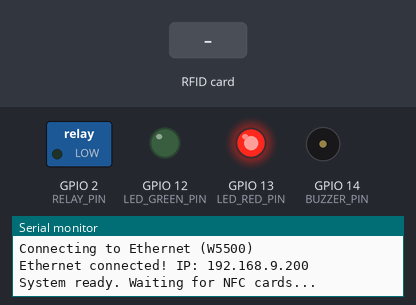
This sketch was run on a simulated ESP32-S3. Parts: switched loads named in the sketch (green lamp = pin HIGH), output pins drawn as LEDs (lit = HIGH), buzzer (waves = sounding, pin HIGH), the last lines printed to the serial monitor. Dashed ring = blinking. Inputs (shaded band) come from the test bench. WiFi joins after 1.5 s; servers stay silent unless stated; uploads are accepted with an empty reply.

Above: at 1.5 s.
1.6 s: RFID card 5E 7A 19 C4 held to the reader
At 2.0 s:
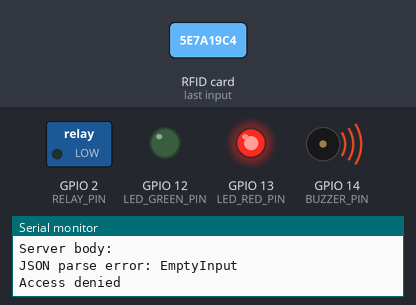
At 2.85 s:
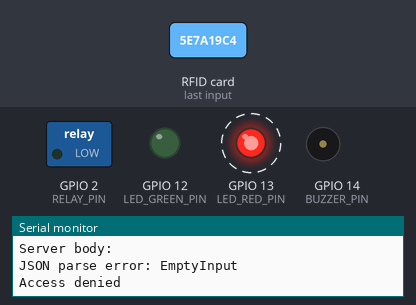
Timing chart, 0 to 4.7 s (numbered marks = the images above; inputs shaded):
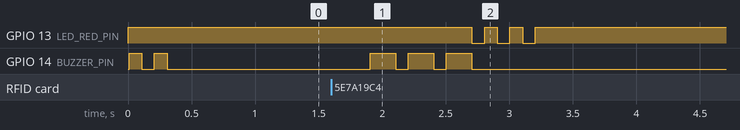

Measured:
- after the input at 1.6 s, GPIO 13 (LED_RED_PIN): alternates HIGH for 0.10 s and LOW for 0.10 s, 6 changes in all, then stays HIGH, starting after 1.1 s; GPIO 14 (BUZZER_PIN): alternates HIGH for 0.20 s and LOW for 0.10 s, 6 changes in all, then stays LOW, starting after 0.31 s

The sketch:

nfc_door_client_ESP32_S3_ETH.ino
```cpp
// (licence header left out)
#include "config.h"
#include <HTTPClient.h>
#include <ArduinoJson.h>
#include <Wire.h>
#include <Adafruit_PN532.h>
#include <SPI.h>
#include <Ethernet.h>

#ifdef ENABLE_CAMERA
  #include "esp_camera.h"
  #include "base64.h"
#endif

EthernetClient networkClient;
Adafruit_PN532 nfc(SDA_PIN, SCL_PIN);

unsigned long lastCardTime = 0;
bool doorLocked = true;
unsigned long doorUnlockTime = 0;

void setup() {
  if (DEBUG_SERIAL) {
    Serial.begin(SERIAL_BAUD);
    Serial.println("NFC Door Control Client (PN532) Starting...");
  }

  // Initialize pins
  pinMode(RELAY_PIN, OUTPUT);
  pinMode(LED_GREEN_PIN, OUTPUT);
  pinMode(LED_RED_PIN, OUTPUT);
  pinMode(BUZZER_PIN, OUTPUT);
  pinMode(CONTACT_PIN, INPUT);

  // Initial state
  digitalWrite(RELAY_PIN, LOW);   // Door locked
  digitalWrite(LED_GREEN_PIN, LOW);
  digitalWrite(LED_RED_PIN, HIGH); // Red LED on (locked)

  // Initialize I2C and PN532
  Wire.begin(SDA_PIN, SCL_PIN);
  nfc.begin();
  nfc.SAMConfig();

  // Connect to network
  connectToNetwork();

#ifdef ENABLE_CAMERA
  // Initialize camera
  initCamera();
#endif

  if (DEBUG_SERIAL) {
    Serial.println("System ready. Waiting for NFC cards...");
  }

  // Success beep
  beep(2, 100);
}

void loop() {
  // Check Ethernet connection
  if (Ethernet.linkStatus() == LinkOFF) {
    if (DEBUG_SERIAL) {
      Serial.println("Ethernet disconnected. Reconnecting...");
    }
    connectToNetwork();
  }

  // Check if door should be locked again
  if (!doorLocked && millis() - doorUnlockTime > DOOR_UNLOCK_TIME) {
    lockDoor();
  }

  // Check for new NFC card
  uint8_t uid[] = { 0, 0, 0, 0, 0, 0, 0 };
  uint8_t uidLength;

  if (nfc.readPassiveTargetID(PN532_MIFARE_ISO14443A, uid, &uidLength)) {
    if (millis() - lastCardTime > CARD_READ_DELAY) {
      handleNFCCard(uid, uidLength);
      lastCardTime = millis();
    }
  }

  delay(100);
}

void connectToNetwork() {
  if (DEBUG_SERIAL) {
    Serial.print("Connecting to Ethernet (W5500)");
  }

  // Initialize SPI with W5500 custom pins
  SPI.begin(W5500_SCK, W5500_MISO, W5500_MOSI, W5500_CS);

  // Initialize Ethernet with W5500
  Ethernet.init(W5500_CS);
  Ethernet.begin(mac, ip, dns, gateway, subnet);

  // Verify if IP address is properly assigned
  if (Ethernet.localIP() == IPAddress(0, 0, 0, 0)) {
    if (DEBUG_SERIAL) {
      Serial.println();
      Serial.println("Failed to configure Ethernet with static IP");
    }
  } else {
    if (DEBUG_SERIAL) {
      Serial.println();
      Serial.print("Ethernet connected! IP: ");
      Serial.println(Ethernet.localIP());
    }
  }
}

void handleNFCCard(uint8_t* uid, uint8_t uidLength) {
  String tagId = getTagId(uid, uidLength);

  if (DEBUG_SERIAL) {
    Serial.print("NFC Tag detected: ");
    Serial.println(tagId);
  }

  // Validate tag with server
  bool accessGranted = validateTag(tagId);

  if (accessGranted) {
    unlockDoor();
  } else {
    denyAccess();
  }
}

String getTagId(uint8_t* uid, uint8_t uidLength) {
  String tagId = "";
  for (uint8_t i = 0; i < uidLength; i++) {
    if (uid[i] < 0x10) {
      tagId += "0";
    }
    tagId += String(uid[i], HEX);
  }
  tagId.toUpperCase();
  return tagId;
}

bool validateTag(String tagId) {
  if (Ethernet.linkStatus() == LinkOFF) {
    if (DEBUG_SERIAL) {
      Serial.println("No Ethernet connection - access denied");
    }
    return false;
  }

  // Create JSON document
  DynamicJsonDocument doc(16384);
  doc["tagId"] = tagId;
  doc["clientId"] = CLIENT_ID;

#ifdef ENABLE_CAMERA
  if (DEBUG_SERIAL) {
    Serial.println("Capturing image...");
    Serial.print("Free heap before: ");
    Serial.println(ESP.getFreeHeap());
  }

  String imageBase64 = captureImageBase64();

  if (DEBUG_SERIAL) {
    Serial.print("Free heap after: ");
    Serial.println(ESP.getFreeHeap());
    Serial.print("Base64 length: ");
    Serial.println(imageBase64.length());
  }

  if (imageBase64.length() > 0) {
    doc["image"] = imageBase64;
  }
#endif

  // Measure JSON size for Content-Length (no String copy!)
  size_t contentLen = measureJson(doc);

  if (DEBUG_SERIAL) {
    Serial.print("Connecting to ");
    Serial.print(SERVER_HOST);
    Serial.print(":");
    Serial.println(SERVER_PORT);
    Serial.print("Content-Length: ");
    Serial.println(contentLen);
  }

  if (!networkClient.connect(SERVER_HOST, SERVER_PORT)) {
    if (DEBUG_SERIAL) {
      Serial.println("Connection failed");
    }
    return false;
  }

  networkClient.setTimeout(15000);

  if (DEBUG_SERIAL) {
    Serial.println("Connected! Sending request...");
  }

  // Send HTTP headers
  networkClient.print(
    String("POST /tags/validate HTTP/1.1\r\n") +
    "Host: " + String(SERVER_HOST) + "\r\n" +
    "Content-Type: application/json\r\n" +
    "Connection: close\r\n" +
    "Content-Length: " + String(contentLen) + "\r\n" +
    "\r\n"
  );

  // Stream JSON directly to socket (no String copy!)
  serializeJson(doc, networkClient);

  if (DEBUG_SERIAL) {
    Serial.println("Request sent, waiting for response...");
  }

  // Read response headers until \r\n\r\n
  String header;
  unsigned long t0 = millis();
  while (millis() - t0 < 15000) {
    while (networkClient.available()) {
      char c = networkClient.read();
      header += c;
      if (header.endsWith("\r\n\r\n")) goto headers_done;
    }
    if (!networkClient.connected()) break;
    delay(1);
  }
headers_done:

  if (DEBUG_SERIAL) {
    Serial.println("Response headers:");
    Serial.println(header);
  }

  // Extract status code
  int statusCode = 0;
  int idx = header.indexOf(" ");
  if (idx >= 0) {
    statusCode = header.substring(idx + 1).toInt();
  }

  // Read response body
  String body;
  t0 = millis();
  while (millis() - t0 < 5000) {
    while (networkClient.available()) {
      char c = networkClient.read();
      body += c;
      t0 = millis();
    }
    if (!networkClient.connected()) break;
    delay(1);
  }

  networkClient.stop();

  if (DEBUG_SERIAL) {
    Serial.print("HTTP status: ");
    Serial.println(statusCode);
    Serial.print("Server body: ");
    Serial.println(body);
  }

  // Parse JSON response
  DynamicJsonDocument responseDoc(256);
  DeserializationError err = deserializeJson(responseDoc, body);
  if (err) {
    if (DEBUG_SERIAL) {
      Serial.print("JSON parse error: ");
      Serial.println(err.c_str());
    }
    return false;
  }

  bool allowed = responseDoc["allowed"] | false;
  return allowed;
}

void unlockDoor() {
  if (DEBUG_SERIAL) {
    Serial.println("Access granted - unlocking door");
  }

  doorLocked = false;
  doorUnlockTime = millis();

  // Unlock door
  digitalWrite(RELAY_PIN, HIGH);

  // Green LED
  digitalWrite(LED_RED_PIN, LOW);
  digitalWrite(LED_GREEN_PIN, HIGH);

  // Success beep
  beep(1, 500);
}

void lockDoor() {
  if (DEBUG_SERIAL) {
    Serial.println("Locking door");
  }

  doorLocked = true;

  // Lock door
  digitalWrite(RELAY_PIN, LOW);

  // Red LED
  digitalWrite(LED_GREEN_PIN, LOW);
  digitalWrite(LED_RED_PIN, HIGH);
}

void denyAccess() {
  if (DEBUG_SERIAL) {
    Serial.println("Access denied");
  }

  // Error beep
  beep(3, 200);

  // Flash red LED
  for (int i = 0; i < 3; i++) {
    digitalWrite(LED_RED_PIN, LOW);
    delay(100);
    digitalWrite(LED_RED_PIN, HIGH);
    delay(100);
  }
}

void beep(int count, int duration) {
  for (int i = 0; i < count; i++) {
    digitalWrite(BUZZER_PIN, HIGH);
    delay(duration);
    digitalWrite(BUZZER_PIN, LOW);
    if (i < count - 1) {
      delay(100);
    }
  }
}

#ifdef ENABLE_CAMERA
void initCamera() {
  pinMode(CAM_ENABLE, OUTPUT);
  digitalWrite(CAM_ENABLE, LOW);

  camera_config_t config;
  config.ledc_channel = LEDC_CHANNEL_0;
  config.ledc_timer = LEDC_TIMER_0;
  config.pin_d0 = Y2_GPIO_NUM;
  config.pin_d1 = Y3_GPIO_NUM;
  config.pin_d2 = Y4_GPIO_NUM;
  config.pin_d3 = Y5_GPIO_NUM;
  config.pin_d4 = Y6_GPIO_NUM;
  config.pin_d5 = Y7_GPIO_NUM;
  config.pin_d6 = Y8_GPIO_NUM;
  config.pin_d7 = Y9_GPIO_NUM;
  config.pin_xclk = XCLK_GPIO_NUM;
  config.pin_pclk = PCLK_GPIO_NUM;
  config.pin_vsync = VSYNC_GPIO_NUM;
  config.pin_href = HREF_GPIO_NUM;
  config.pin_sccb_sda = SIOD_GPIO_NUM;
  config.pin_sccb_scl = SIOC_GPIO_NUM;
  config.pin_pwdn = PWDN_GPIO_NUM;
  config.pin_reset = RESET_GPIO_NUM;
  config.xclk_freq_hz = 20000000;
  config.frame_size = FRAMESIZE_QQVGA;  // Very small size to avoid memory issues (160x120)
  config.pixel_format = PIXFORMAT_JPEG;
  config.grab_mode = CAMERA_GRAB_WHEN_EMPTY;
  config.fb_location = CAMERA_FB_IN_PSRAM;
  config.jpeg_quality = 20;  // Higher value = lower quality = smaller size
  config.fb_count = 1;

  if (psramFound()) {
    config.jpeg_quality = 15;  // Moderate compression for PSRAM
    config.fb_count = 2;
    config.grab_mode = CAMERA_GRAB_LATEST;
    config.frame_size = FRAMESIZE_QVGA;  // Can use larger size with PSRAM
  } else {
    config.fb_location = CAMERA_FB_IN_DRAM;
  }

  esp_err_t err = esp_camera_init(&config);
  if (err != ESP_OK) {
    if (DEBUG_SERIAL) {
      Serial.printf("Camera init failed with error 0x%x\n", err);
    }
    return;
  }

  sensor_t *s = esp_camera_sensor_get();
  if (s->id.PID == OV5640_PID) {
    s->set_vflip(s, 1);
  } else {
    s->set_vflip(s, 0);
  }

  if (DEBUG_SERIAL) {
    Serial.println("Camera initialized successfully");
  }
}

String captureImageBase64() {
  // Clear old frames from buffer by capturing and discarding 2-3 frames
  for (int i = 0; i < 3; i++) {
    camera_fb_t *fb_discard = esp_camera_fb_get();
    if (fb_discard) {
      esp_camera_fb_return(fb_discard);
    }
    delay(10);  // Small delay between frames
  }

  // Now capture the actual fresh frame
  camera_fb_t *fb = esp_camera_fb_get();
  if (!fb) {
    if (DEBUG_SERIAL) {
      Serial.println("Camera capture failed");
    }
    return "";
  }

  if (DEBUG_SERIAL) {
    Serial.print("Captured frame size: ");
    Serial.print(fb->len);
    Serial.println(" bytes");
  }

  // Reserve memory for base64 string (base64 is ~1.33x larger than binary)
  String imageBase64;
  imageBase64.reserve((fb->len * 4) / 3 + 4);

  // Encode to base64
  imageBase64 = base64::encode(fb->buf, fb->len);

  // Return framebuffer immediately after encoding
  esp_camera_fb_return(fb);

  if (DEBUG_SERIAL) {
    Serial.print("Base64 string size: ");
    Serial.print(imageBase64.length());
    Serial.println(" bytes");
  }

  return imageBase64;
}
#endif
```

config.h
```cpp
// (licence header left out)
#ifndef CONFIG_H
#define CONFIG_H

// This version is specifically for ESP32-S3-ETH with W5500 Ethernet module

// W5500 Ethernet Pin Configuration
#define W5500_CS     14  // Chip Select pin
#define W5500_RST     9  // Reset pin (optional)
#define W5500_INT    10  // Interrupt pin (optional)
#define W5500_MISO   12  // MISO pin
#define W5500_MOSI   11  // MOSI pin
#define W5500_SCK    13  // Clock pin

// Ethernet Configuration
byte mac[] = { 0xDE, 0xAD, 0xBE, 0xEF, 0xFE, 0xED };  // MAC address
IPAddress ip(192, 168, 9, 200);                        // Static IP
IPAddress dns(192, 168, 9, 1);                         // DNS server
IPAddress gateway(192, 168, 9, 1);                     // Gateway
IPAddress subnet(255, 255, 255, 0);                    // Subnet mask

// Server Configuration
// NOTE: Only HTTP is currently supported (not HTTPS)
const char* SERVER_HOST = "192.168.178.27";  // Server IP or hostname
const int SERVER_PORT = 3005;                 // Server port
const char* CLIENT_ID = "door-001";           // Unique client identifier

// Hardware Pins
#define RELAY_PIN       2
#define LED_GREEN_PIN   12
#define LED_RED_PIN     13
#define BUZZER_PIN      14
#define CONTACT_PIN     15

// I2C Configuration for PN532
#define SDA_PIN         21  // Default I2C SDA pin for ESP32
#define SCL_PIN         22  // Default I2C SCL pin for ESP32

// Camera Configuration (Optional - uncomment to enable camera)
// #define ENABLE_CAMERA
#ifdef ENABLE_CAMERA
  #define PWDN_GPIO_NUM  -1
  #define RESET_GPIO_NUM -1
  #define XCLK_GPIO_NUM  3
  #define SIOD_GPIO_NUM  48
  #define SIOC_GPIO_NUM  47
  #define Y9_GPIO_NUM    18
  #define Y8_GPIO_NUM    15
  #define Y7_GPIO_NUM    38
  #define Y6_GPIO_NUM    40
  #define Y5_GPIO_NUM    42
  #define Y4_GPIO_NUM    46
  #define Y3_GPIO_NUM    45
  #define Y2_GPIO_NUM    41
  #define VSYNC_GPIO_NUM 1
  #define HREF_GPIO_NUM  2
  #define PCLK_GPIO_NUM  39
  #define CAM_ENABLE     8
  #define IR_FILTER_NUM  4  // Infrared filter control
#endif

// Timing Configuration
#define DOOR_UNLOCK_TIME 3000    // Time door stays unlocked (ms)
#define CARD_READ_DELAY  1000    // Delay between card reads (ms)
#define NETWORK_TIMEOUT  10000   // Network connection timeout (ms)
#define HTTP_TIMEOUT     5000    // HTTP request timeout (ms)

// Debug Configuration
#define DEBUG_SERIAL     true
#define SERIAL_BAUD      115200

#endif
```
